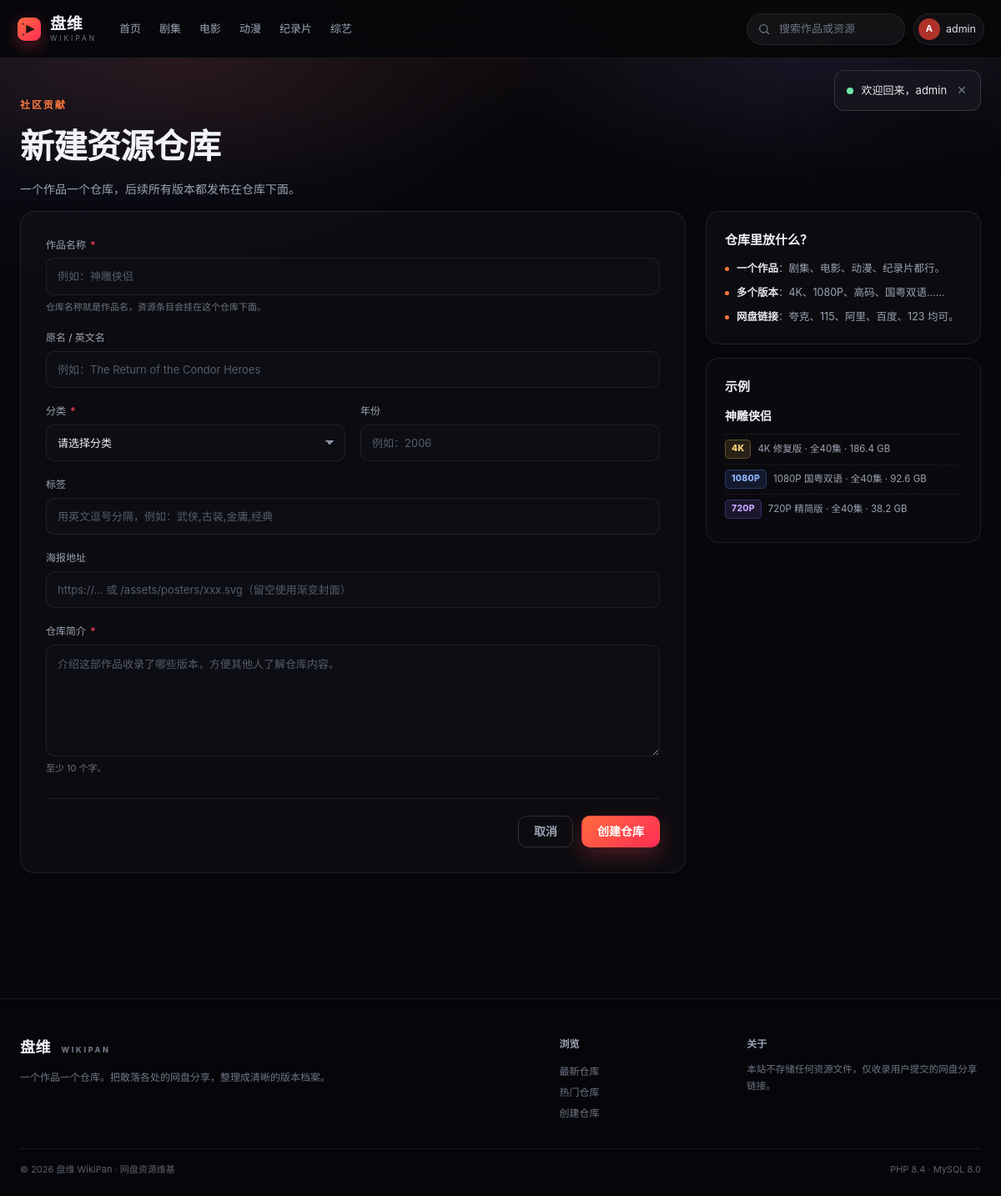
The app's page /create (signed in) with its own data.
### tables this page shows
CREATE TABLE IF NOT EXISTS categories (
  id         INT UNSIGNED AUTO_INCREMENT PRIMARY KEY,
  slug       VARCHAR(32) NOT NULL,
  name       VARCHAR(32) NOT NULL,
  sort_order SMALLINT NOT NULL DEFAULT 0,
  UNIQUE KEY uk_slug (slug)
);

CREATE TABLE IF NOT EXISTS users (
  id            INT UNSIGNED AUTO_INCREMENT PRIMARY KEY,
  username      VARCHAR(32)  NOT NULL,
  email         VARCHAR(190) DEFAULT NULL,
  password_hash VARCHAR(255) NOT NULL,
  role          ENUM('user','admin') NOT NULL DEFAULT 'user',
  avatar_hue    SMALLINT UNSIGNED NOT NULL DEFAULT 210,
  created_at    DATETIME NOT NULL DEFAULT CURRENT_TIMESTAMP,
  UNIQUE KEY uk_username (username),
  UNIQUE KEY uk_email (email)
);

### app/helpers.php (called while the page is built, shortened)
<?php
function e(mixed $value): string
{
    return htmlspecialchars((string) $value, ENT_QUOTES | ENT_SUBSTITUTE, 'UTF-8');
}
function render_view(string $view, array $data = []): string
{
    extract($data, EXTR_SKIP);
    require APP_PATH . '/views/' . $view . '.php';
    return (string) ob_get_clean();
}
function view(string $view, array $data = [], array $meta = []): void
{
    $content = render_view($view, $data);
    require APP_PATH . '/views/layout.php';
}
function old(string $key, string $default = ''): string
{
    $value = $_SESSION['_old'][$key] ?? $default;
    return is_scalar($value) ? (string) $value : $default;
}
function first_char(string $name): string
{
    return mb_strtoupper(mb_substr(trim($name) !== '' ? $name : '?', 0, 1));
}
function avatar_color(int|string $hue): string
{
    $hue = ((int) $hue) % 360;
    return "hsl({$hue} 62% 42%)";
}
function categories(): array
{
    static $cache = null;
    return $cache ??= all('SELECT * FROM categories ORDER BY sort_order, id');
}
function avatar_style(int|string $hue): string
{
    return 'background:' . avatar_color($hue);
}

### app/pages.php (called while the page is built, shortened)
<?php
function page_create(): void
{
    require_login();
    view('create', ['cats' => categories()], [
        'title'      => '新建资源仓库 · 盘维',
        'nav'        => 'create',
        'body_class' => 'is-form',
    ]);
}

### app/db.php (called while the page is built, shortened)
<?php
function db(): PDO
{
    static $pdo = null;
    if ($pdo instanceof PDO) {
        return $pdo;
    }
    $host = getenv('DB_HOST') ?: '127.0.0.1';
    $port = getenv('DB_PORT') ?: '3306';
    $name = getenv('DB_NAME') ?: 'wikipan';
    $user = getenv('DB_USER') ?: 'wikipan';
    $pass = getenv('DB_PASS') ?: 'wikipan123';
    $dsn = sprintf('mysql:host=%s;port=%s;dbname=%s;charset=utf8mb4', $host, $port, $name);
    try {
        $pdo = new PDO($dsn, $user, $pass, [
            PDO::ATTR_ERRMODE            => PDO::ERRMODE_EXCEPTION,
            PDO::ATTR_DEFAULT_FETCH_MODE => PDO::FETCH_ASSOC,
            PDO::ATTR_EMULATE_PREPARES   => false,
        ]);
    } catch (PDOException $e) {
        http_response_code(500);
        header('Content-Type: text/html; charset=utf-8');
        echo '<!doctype html><meta charset="utf-8"><body style="background:#0b0b10;color:#eee;font-family:sans-serif;padding:48px">'
            . '<h2>数据库连接失败</h2><p style="color:#999">请确认 MySQL 容器已启动（docker compose ps）。</p><pre style="color:#f66">'
            . htmlspecialchars($e->getMessage(), ENT_QUOTES, 'UTF-8') . '</pre></body>';
        exit;
    }
    return $pdo;
}
function q(string $sql, array $params = []): PDOStatement
{
    $stmt = db()->prepare($sql);
    $stmt->execute($params);
    return $stmt;
}
function all(string $sql, array $params = []): array
{
    return q($sql, $params)->fetchAll();
}
function one(string $sql, array $params = []): ?array
{
    $row = q($sql, $params)->fetch();
    return $row === false ? null : $row;
}

### app/auth.php (called while the page is built, shortened)
<?php
function current_user(): ?array
{
    static $loaded = false;
    static $user = null;
    if ($loaded) {
        return $user;
    }
    $loaded = true;
    $user = one('SELECT * FROM users WHERE id = ?', [(int) $_SESSION['uid']]);
    return $user;
}
function require_login(): array
{
    $user = current_user();
    if ($user !== null) {
        return $user;
    }
}

### app/views/create.php (the view, shortened to what this page needs)
<section class="page-hero compact">
    <div class="container">
        <p class="eyebrow">社区贡献</p>
        <h1>新建资源仓库</h1>
        <p class="page-sub">一个作品一个仓库，后续所有版本都发布在仓库下面。</p>
    </div>
</section>
<div class="container form-layout">
    <form class="panel form-panel" method="post" action="/create" novalidate>
        <div class="form-grid">
            <label class="field span-2">
                <span>作品名称 <i>*</i></span>
                <input name="title" value="<?= e(old('title')) ?>" required maxlength="60" placeholder="例如：神雕侠侣">
                <em>仓库名称就是作品名，资源条目会挂在这个仓库下面。</em>
            </label>
            <label class="field span-2">
                <span>原名 / 英文名</span>
                <input name="original_title" value="<?= e(old('original_title')) ?>" maxlength="160" placeholder="例如：The Return of the Condor Heroes">
            </label>
            <label class="field">
                <span>分类 <i>*</i></span>
                <select name="category_id" required>
                    <option value="">请选择分类</option>
                </select>
            </label>
            <label class="field">
                <span>年份</span>
                <input type="number" name="year" value="<?= e(old('year')) ?>" min="1900" max="<?= date('Y') + 2 ?>" placeholder="例如：2006">
            </label>
            <label class="field span-2">
                <span>标签</span>
                <input name="tags" value="<?= e(old('tags')) ?>" maxlength="120" placeholder="用英文逗号分隔，例如：武侠,古装,金庸,经典">
            </label>
            <label class="field span-2">
                <span>海报地址</span>
                <input name="poster" value="<?= e(old('poster')) ?>" maxlength="500" placeholder="https://… 或 /assets/posters/xxx.svg（留空使用渐变封面）">
            </label>
            <label class="field span-2">
                <span>仓库简介 <i>*</i></span>
                <textarea name="description" rows="5" required maxlength="2000" placeholder="介绍这部作品收录了哪些版本，方便其他人了解仓库内容。"><?= e(old('description')) ?></textarea>
                <em>至少 10 个字。</em>
            </label>
        </div>
        <div class="form-actions">
            <a class="btn btn-ghost" href="/">取消</a>
            <button class="btn btn-primary" type="submit">创建仓库</button>
        </div>
    </form>
    <aside class="form-aside">
        <div class="aside-card">
            <h3>仓库里放什么？</h3>
            <ul>
                <li><strong>一个作品</strong>：剧集、电影、动漫、纪录片都行。</li>
                <li><strong>多个版本</strong>：4K、1080P、高码、国粤双语……</li>
                <li><strong>网盘链接</strong>：夸克、115、阿里、百度、123 均可。</li>
            </ul>
        </div>
        <div class="aside-card muted">
            <h3>示例</h3>
            <p class="example-repo">神雕侠侣</p>
            <div class="example-row"><span class="qtag q-4k">4K</span><span>4K 修复版 · 全40集 · 186.4 GB</span></div>
            <div class="example-row"><span class="qtag q-1080">1080P</span><span>1080P 国粤双语 · 全40集 · 92.6 GB</span></div>
            <div class="example-row"><span class="qtag q-other">720P</span><span>720P 精简版 · 全40集 · 38.2 GB</span></div>
        </div>
    </aside>
</div>

### app/views/partials/header.php (shortened to what this page needs)
<?php
$user = current_user();
$navCategories = categories();
?>
<header class="site-header" id="siteHeader">
    <div class="header-inner">
        <a class="brand" href="/" aria-label="盘维首页">
            <span class="brand-text">
                <strong>盘维</strong>
                <em>WIKIPAN</em>
            </span>
        </a>
        <nav class="main-nav" aria-label="分类导航">
            <a href="/" class="<?= $nav === 'home' ? 'is-active' : '' ?>">首页</a>
            <?php foreach ($navCategories as $category): ?>
                <a href="/browse?cat=<?= e($category['slug']) ?>"
                   class="<?= $nav === $category['slug'] ? 'is-active' : '' ?>"><?= e($category['name']) ?></a>
            <?php endforeach; ?>
        </nav>
        <div class="header-actions">
            <form class="search-box" action="/search" method="get" role="search">
                <svg viewBox="0 0 24 24" aria-hidden="true">
                    <circle cx="11" cy="11" r="7" fill="none" stroke="currentColor" stroke-width="2"/>
                    <path d="m16.5 16.5 4 4" stroke="currentColor" stroke-width="2" stroke-linecap="round"/>
                </svg>
                <input type="search" name="q" value="<?= e($_GET['q'] ?? '') ?>" placeholder="搜索作品或资源" aria-label="搜索作品或资源">
            </form>
            <?php if ($user): ?>
                <details class="user-menu">
                    <summary>
                        <span class="avatar avatar-sm" style="<?= e(avatar_style($user['avatar_hue'])) ?>"><?= e(first_char($user['username'])) ?></span>
                        <span class="user-name"><?= e($user['username']) ?></span>
                    </summary>
                </details>
            <?php else: ?>
                <a class="btn btn-ghost btn-sm" href="/login">登录</a>
                <a class="btn btn-primary btn-sm" href="/register">注册</a>
            <?php endif; ?>
        </div>
    </div>
</header>

### records on screen
categories: name "剧集"
categories: name "电影"
categories: name "动漫"
categories: name "纪录片"
categories: name "综艺"
users: username "A", username "admin"

### other values on screen
$flash['message'] "欢迎回来，admin"
PHP_MAJOR_VERSION "8"
PHP_MINOR_VERSION "4"
